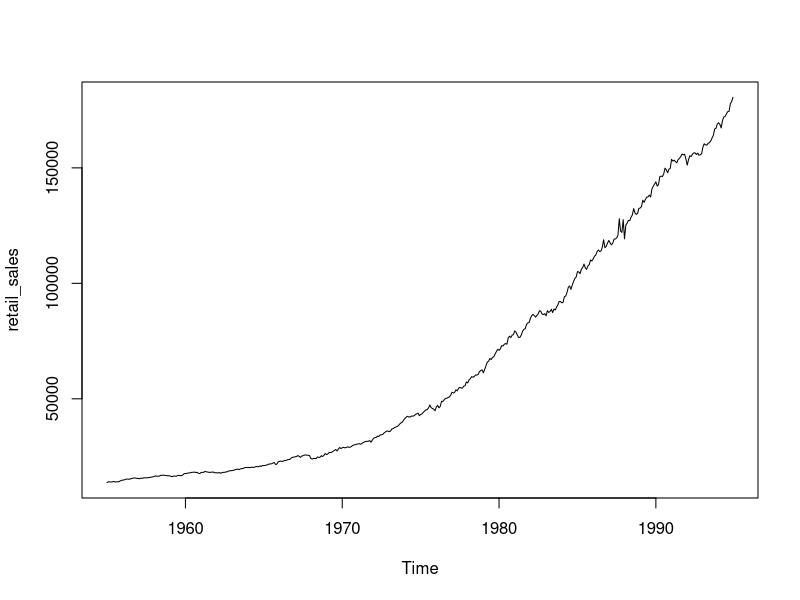
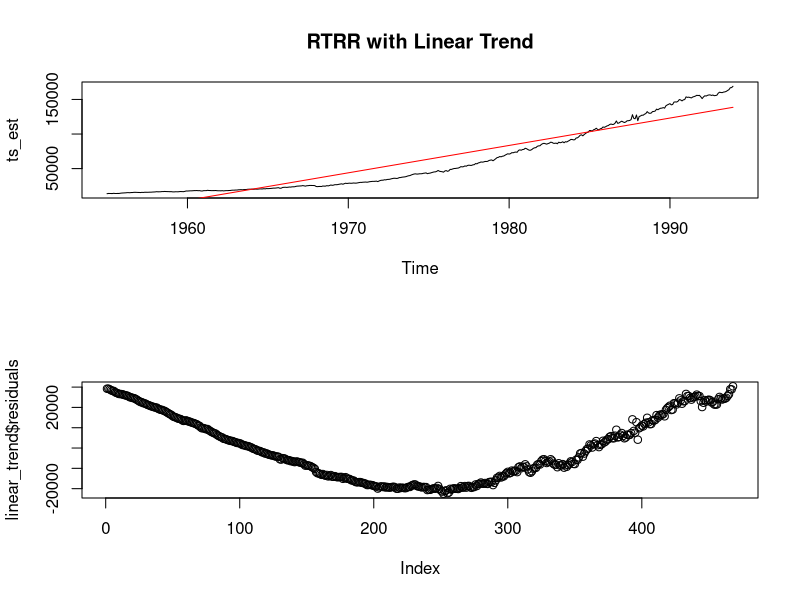
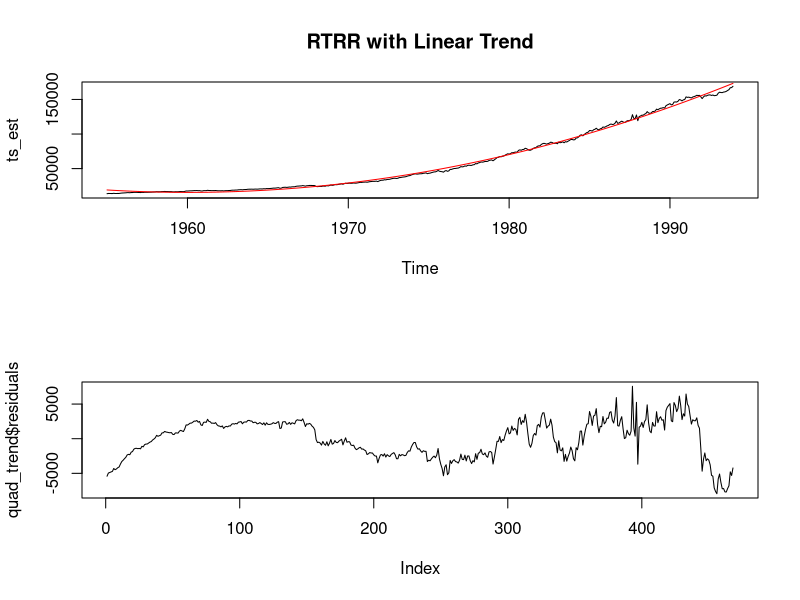
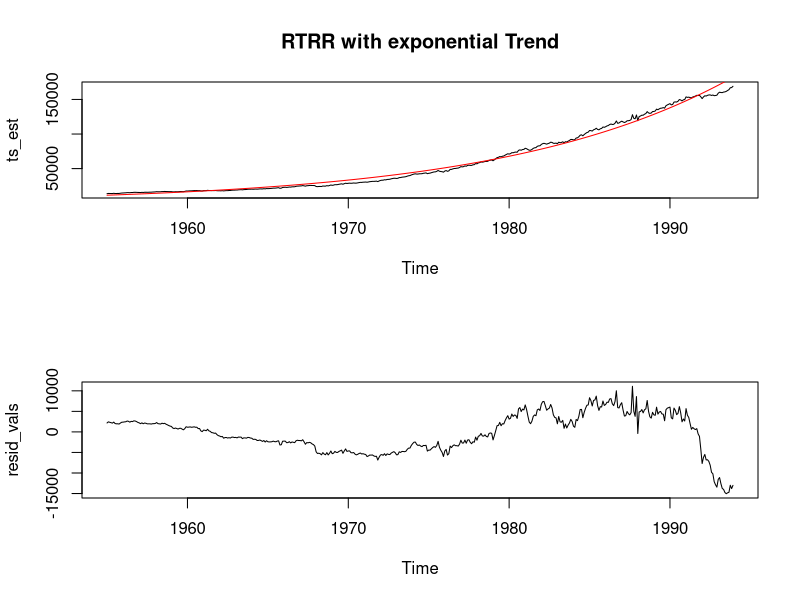
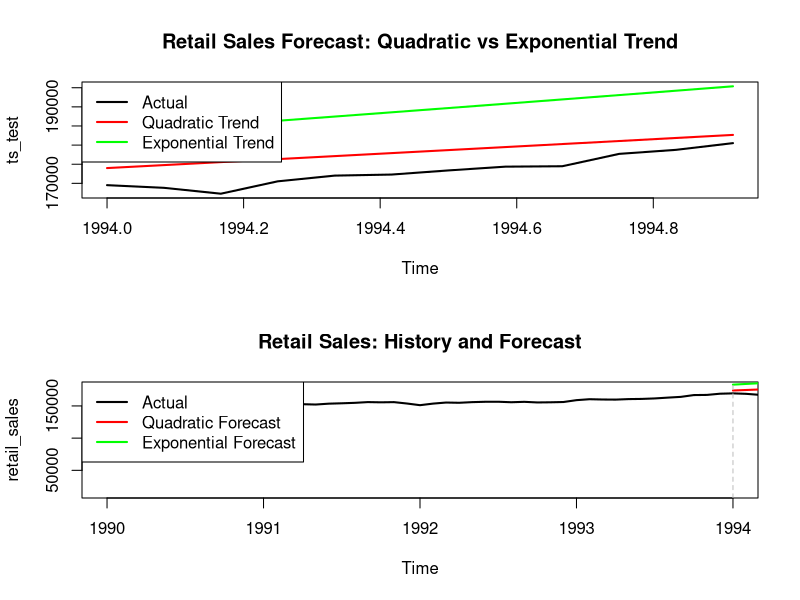

The R script that drew these images, in order:
#Forecasting Retail Sales
df <- read.table("fcst5input.dat", header = TRUE)

df_sub <- subset(df,RTRR!="NA")

retail_sales <- ts(df_sub$RTRR, start = c(1955, 1), end = c(1994, 12), frequency = 12)
plot(retail_sales)# visible non-linear trend

ts_est <- window(retail_sales, end = c(1993, 12))
ts_test <- window(retail_sales, start = c(1994, 1))
t <- 1:length(ts_est)
linear_trend <- lm(ts_est ~ t)
summary(linear_trend)
#The trend appears highly significant  and the regression's R2 is high.
install.packages("lmtest")
library(lmtest)
dwtest(linear_trend)
#reject the null hypothesis of no autocorrelation, positive serial correlation
#residual plot and fitted plot
par(mfrow=c(2,1))
fitted_ts <- ts(linear_trend$fitted.values,
                start = start(ts_est),
                frequency = 12)
plot(ts_est, main = "RTRR with Linear Trend")
lines(fitted_ts, col = "red")
plot(linear_trend$residuals)
#residuals follow a quadratic pattern. This indicates that linear trend model does not
#capture the true trend

quad_trend <- lm(ts_est ~ t+I(t^2))
summary(quad_trend)# R2 is almost 1
dwtest(quad_trend) # still positive auto correlation, but could be due to cyclical components

fitted_ts2 <- ts(quad_trend$fitted.values,
                start = start(ts_est),
                frequency = 12)
par(mfrow=c(2,1))
plot(ts_est, main = "RTRR with Linear Trend")
lines(fitted_ts2, col = "red")
plot(quad_trend$residuals,type="l")

#log-linear trend
loglin_trend <- lm(log(ts_est) ~ t)
summary(loglin_trend)
#cant compare linear trend, quadratic trend model with log-linear model.

exp_trend <- nls(ts_est ~ a * exp(b * t),
                 start = list(a = ts_est[1], b = 0.001))

summary(exp_trend)
fitted_vals <- predict(exp_trend)
SSE <- sum((ts_est - fitted_vals)^2)
SST <- sum((ts_est - mean(ts_est))^2)

R2_exp <- 1 - SSE/SST
R2_exp




fitted_ts3 <- ts(fitted_vals,
                 start = start(ts_est),
                 frequency = 12)
par(mfrow=c(2,1))
plot(ts_est, main = "RTRR with exponential Trend")
lines(fitted_ts3, col = "red")
resid_vals<-ts_est-fitted_ts3
plot(resid_vals,type="l")


results <- c(
  R2_exp = R2_exp,
  R2_linear = summary(linear_trend)$r.squared,
  R2_quad = summary(quad_trend)$r.squared
)

print(results)

AIC_linear <- AIC(linear_trend)
BIC_linear <- BIC(linear_trend)
AIC_quad <- AIC(quad_trend)
BIC_quad <- BIC(quad_trend)
AIC_exp <- AIC(exp_trend)
BIC_exp <- BIC(exp_trend)

model_comparison <- data.frame(
  Model = c("Linear", "Quadratic","Exponential"),
  AIC = c(AIC_linear, AIC_quad, AIC_exp),
  BIC = c(BIC_linear, BIC_quad, BIC_exp)
)

print(model_comparison)


#We choose quadratic trend
#future time index
t_forecast <- (length(ts_est) + 1):(length(ts_est) + length(ts_test))
newdata <- data.frame(
  t = t_forecast
)
fcst_quad <- predict(quad_trend, newdata = newdata)
a <- coef(exp_trend)["a"]
b <- coef(exp_trend)["b"]
fcst_exp <- a * exp(b * t_forecast)
fcst_ts_quad <- ts(fcst_quad, start = c(1994, 1), frequency = 12)
fcst_ts_exp <- ts(fcst_exp, start = c(1994, 1), frequency = 12)
# Combine all series to get correct y-axis limits
ylim_range <- range(ts_test, fcst_ts_quad, fcst_ts_exp, na.rm = TRUE)
# Plot actual data
plot(ts_test,
     main = "Retail Sales Forecast: Quadratic vs Exponential Trend",
     ylim = ylim_range,
     col = "black",
     lwd = 2)

# Add forecasts
lines(fcst_ts_quad, col = "red", lwd = 2)
lines(fcst_ts_exp, col = "green", lwd = 2)

# Add legend
legend("topleft",
       legend = c("Actual", "Quadratic Trend", "Exponential Trend"),
       col = c("black", "red", "green"),
       lty = 1,
       lwd = 2)


plot(retail_sales,
     main = "Retail Sales: History and Forecast",
     col = "black",
     lwd = 2,
     xlim = c(1990, 1994))
lines(fcst_ts_quad, col = "red", lwd = 2)
lines(fcst_ts_exp, col = "green", lwd = 2)
abline(v = 1994, lty = 2, col = "grey")
legend("topleft",
       legend = c("Actual", "Quadratic Forecast", "Exponential Forecast"),
       col = c("black", "red", "green"),
       lty = 1,
       lwd = 2)
RMSE_quad <- sqrt(mean((ts_test - fcst_ts_quad)^2))
RMSE_exp  <- sqrt(mean((ts_test - fcst_ts_exp)^2))

c(RMSE_quad = RMSE_quad,
  RMSE_exp = RMSE_exp)
